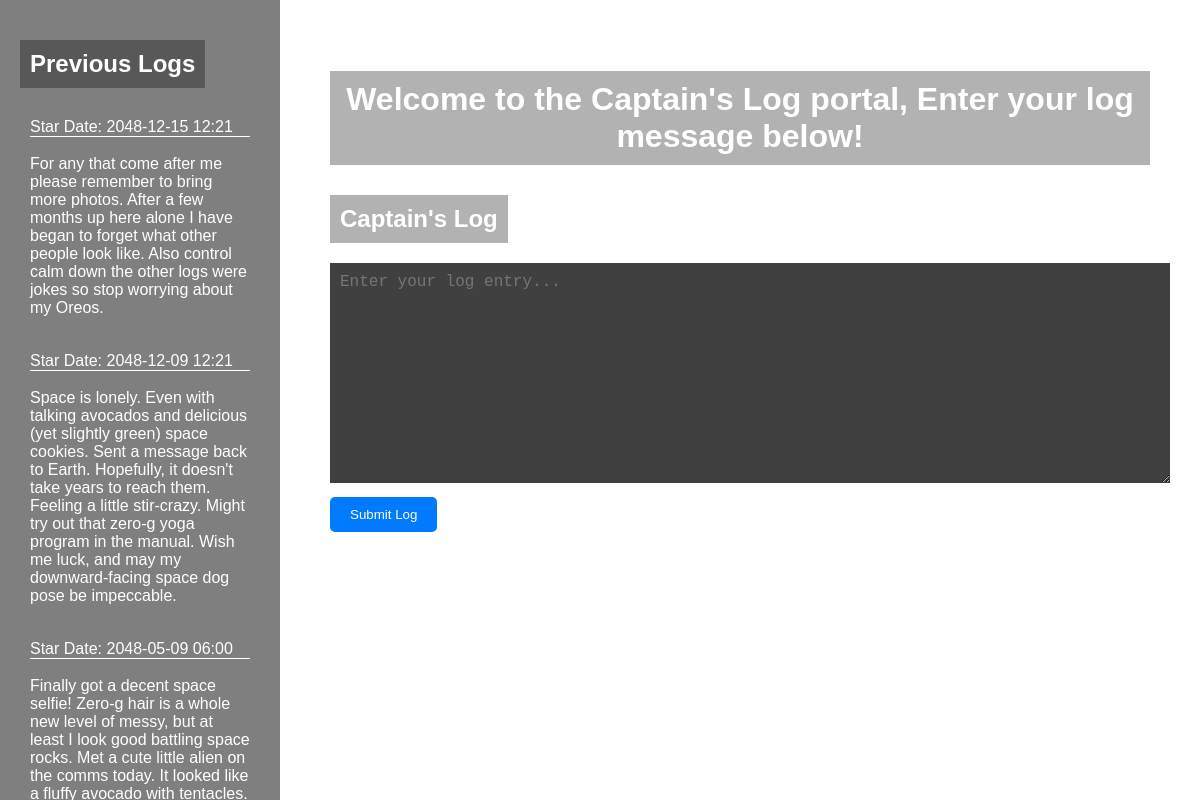
The page / on the database its author committed.
### Crud/models.py (models this page shows, shortened)
class CaptainLogs(models.Model):
    Log = models.TextField()
    date_created = models.DateTimeField(default=datetime.now())
    class Meta:
        verbose_name = "Captain's Logs"
        verbose_name_plural = "Captain's Logs"

### Crud/views.py (the view)
# urls.py: path('', views.create_log, name="create_log"),
def create_log(request):
  all_logs = CaptainLogs.objects.all().order_by("-date_created")  # Get all logs for sidebar
  if request.method == 'POST': # verify that the method is a post (note that unhandled errors may be caused by invalid post requests)
    success_message = "Log created successfully!"
    log_text = request.POST['log'] # get the log text from the post request
    new_log = CaptainLogs.objects.create(Log=log_text) # Create the log item
    return render(request, 'Crud/create_log.html', {'success_message': success_message, 'all_logs': all_logs})  # Replace with your success template
  else:
    return render(request, 'Crud/create_log.html', {'all_logs': all_logs})

### Crud/Templates/Crud/create_log.html (shortened to what this page needs)
<!DOCTYPE html>
<html lang="en">
<head>
  {% load static %}
</head>
<body>
  <div class="container">
    <div class="sidebar">
      <h2>Previous Logs</h2>
      {% for log in all_logs %}
      <div class="log-entry">
        <div class="log-date">Star Date: {{ log.date_created|date:"Y-m-d H:i" }} </div> <br>
        {{ log.Log }} <br>
      </div>
      {% endfor %}
    </div>
    <div class="content">
      <h1>Welcome to the Captain's Log portal, Enter your log message below!</h1>
      <h2>Captain's Log</h2>
      <form action="{% url 'create_log' %}" method="post">
        <textarea name="log" cols="50" rows="10" placeholder="Enter your log entry..."></textarea>
        <br>
        <button type="submit">Submit Log</button>
      </form>
    </div>
  </div>
  <div class="image-credit">
    Background image <br>
    Credit: NASA image release April 22, 2010 <br>
  </div>
</body>
</html>

### rows shown on the page
CaptainLogs: date_created "2048-12-15 12:21", Log "For any that come after me please remember to bring more photos. After a few months up here alone I have began to forget what other people look like. Also control calm down the other logs were jokes so stop worrying about my Oreos."
CaptainLogs: date_created "2048-12-09 12:21", Log "Space is lonely. Even with talking avocados and delicious (yet slightly green) space cookies. Sent a message back to Earth. Hopefully, it doesn't take years to reach them. Feeling a little stir-crazy. Might try out that zero-g yoga program in the manual. Wish me luck, and may my downward-facing space dog pose be impeccable."
CaptainLogs: date_created "2048-05-09 06:00", Log "Finally got a decent space selfie! Zero-g hair is a whole new level of messy, but at least I look good battling space rocks. Met a cute little alien on the comms today. It looked like a fluffy avocado with tentacles.…"
